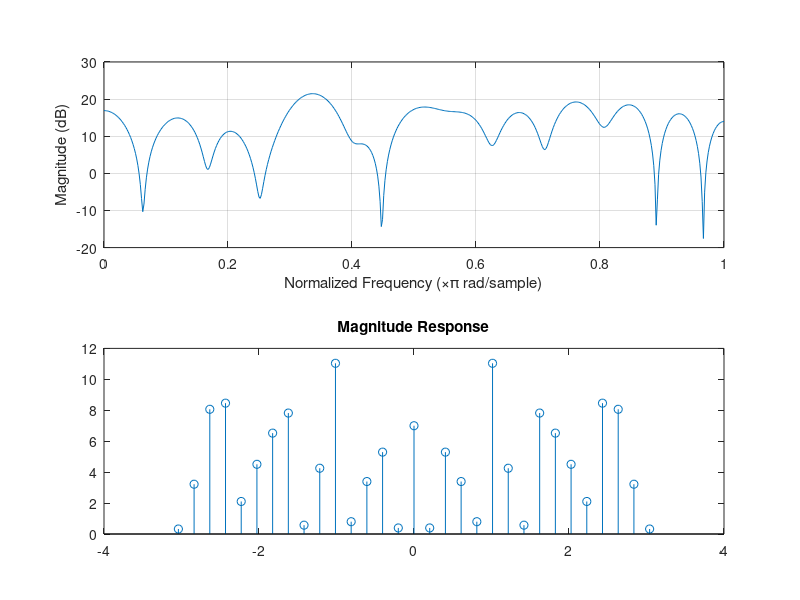

This chart was generated by the following MATLAB code:
% HW4 Problem 1, part a
%w = 2.24*randn(1,100000)+1;

% HW4 Problem 1, part c

time=1;                     % length of time
Ts=1/10000;                 % time interval between samples
b = (randn(1,31) >= 0);   %%% generate 100 random bits of 1s and 0s
a = round(2 * b - 1);      %%% Map 0 to -1 and 1 to 1

freqz(a);

f = 2*pi/31;
w = -pi + f/2 : f : pi - f/2;
stem(w,abs(fftshift(fft(a))));
title('Magnitude Response');

% plotspec(a,Ts);              % call plotspec to draw spectrum

